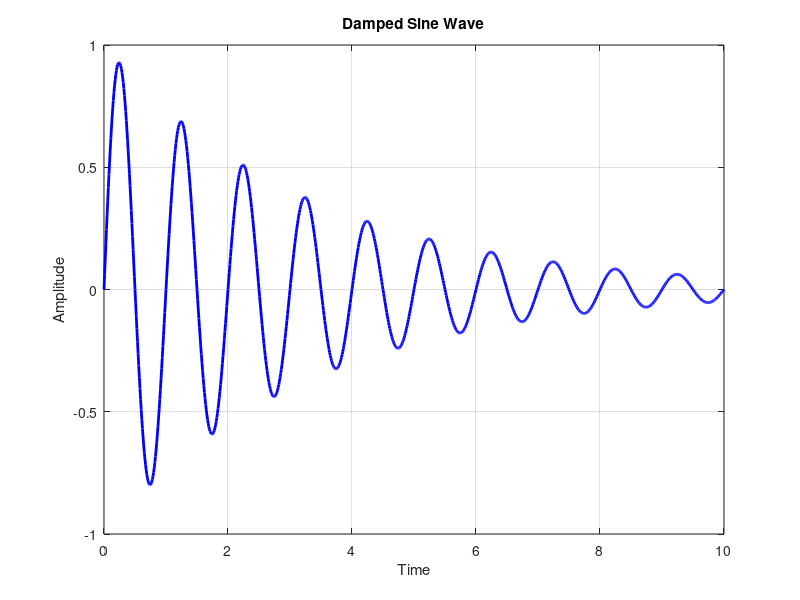

Write the MATLAB code that produced this figure.

t = 0:0.01:10;

x = exp(-0.3*t).*sin(2*pi*t);

plot(t,x,'b','LineWidth',2);
title('Damped Sine Wave');
xlabel('Time');
ylabel('Amplitude');
grid on;
